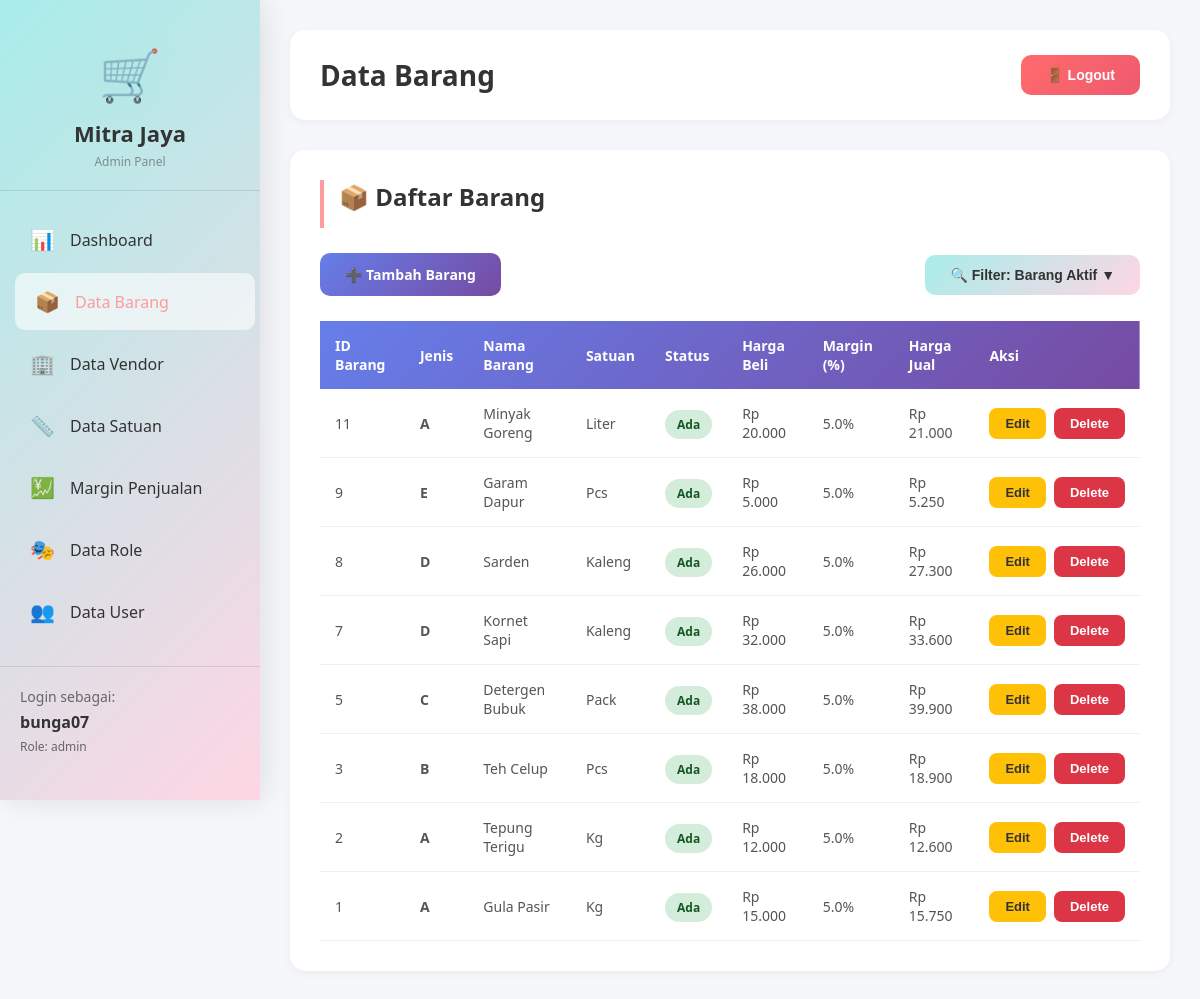
/barang/indexbarang.php (signed in), run on the app's committed database.
### tables this page shows
CREATE TABLE `barang` (
  `idbarang` int(11) NOT NULL AUTO_INCREMENT,
  `jenis` char(1) NOT NULL,
  `nama` varchar(45) NOT NULL,
  `idsatuan` int(11) DEFAULT NULL,
  `status` tinyint(4) DEFAULT 1,
  `harga` int(11) DEFAULT NULL,
  `margin_persen` double DEFAULT NULL,
  `harga_jual` int(11) DEFAULT NULL,
  PRIMARY KEY (`idbarang`),
  KEY `idsatuan` (`idsatuan`),
  CONSTRAINT `barang_ibfk_1` FOREIGN KEY (`idsatuan`) REFERENCES `satuan` (`idsatuan`)
);

CREATE TABLE `satuan` (
  `idsatuan` int(11) NOT NULL AUTO_INCREMENT,
  `nama_satuan` varchar(45) DEFAULT NULL,
  `status` tinyint(4) DEFAULT 1,
  PRIMARY KEY (`idsatuan`)
);

### barang/indexbarang.php (the view, shortened to what this page needs)
<?php
$is_super_admin = ($_SESSION['role_id'] == 2);
$host = 'localhost';
$dbname = 'db_mitrajayasupermarket';
$db_username = 'root';
$db_password = '';
$barangs = [];
try {
    $conn = new PDO("mysql:host=$host;dbname=$dbname", $db_username, $db_password);
    $conn->setAttribute(PDO::ATTR_ERRMODE, PDO::ERRMODE_EXCEPTION);
    $filter = isset($_GET['filter']) ? $_GET['filter'] : 'aktif';
    if ($filter == 'nonaktif') {
        $sql = "SELECT b.*, s.nama_satuan
                FROM barang b
                LEFT JOIN satuan s ON b.idsatuan = s.idsatuan
                WHERE b.status = 0
                ORDER BY b.idbarang DESC";
    } elseif ($filter == 'semua') {
        $sql = "SELECT b.*, s.nama_satuan
                FROM barang b
                LEFT JOIN satuan s ON b.idsatuan = s.idsatuan
                ORDER BY b.idbarang DESC";
    } else {
        $sql = "SELECT b.*, s.nama_satuan
                FROM barang b
                LEFT JOIN satuan s ON b.idsatuan = s.idsatuan
                WHERE b.status = 1
                ORDER BY b.idbarang DESC";
    }
    $stmt = $conn->query($sql);
    $barangs = $stmt->fetchAll(PDO::FETCH_ASSOC);
} catch(PDOException $e) {
    $error = "Error: " . $e->getMessage();
    echo "<script>console.log('Database Error: " . addslashes($e->getMessage()) . "');</script>";
}
?>
<!DOCTYPE html>
<html lang="id">
<head>
</head>
<body>
    <div class="sidebar">
        <div class="logo">
            <div class="logo-icon">🛒</div>
            <h2>Mitra Jaya</h2>
            <p><?php echo $is_super_admin ? 'Super Admin Panel' : 'Admin Panel'; ?></p>
        </div>
        <ul class="menu">
            <li>
                <a href="../dashboard/<?php echo $is_super_admin ? 'dashboardsuperadmin.php' : 'dashboardadmin.php'; ?>">
                    <span class="menu-icon">📊</span> Dashboard
                </a>
            </li>
            <li><a href="indexbarang.php" class="active"><span class="menu-icon">📦</span> Data Barang</a></li>
            <li><a href="../vendor/indexvendor.php"><span class="menu-icon">🏢</span> Data Vendor</a></li>
            <li><a href="../satuan/indexsatuan.php"><span class="menu-icon">📏</span> Data Satuan</a></li>
            <li><a href="../margin_penjualan/indexmargin.php"><span class="menu-icon">💹</span> Margin Penjualan</a></li>
            <li><a href="../role/indexrole.php"><span class="menu-icon">🎭</span> Data Role</a></li>
            <li><a href="../user/indexuser.php"><span class="menu-icon">👥</span> Data User</a></li>
        </ul>
        <div class="user-info">
            <p>Login sebagai:</p>
            <strong><?php echo $_SESSION['username']; ?></strong>
            <p style="margin-top: 5px; font-size: 12px;">Role: <?php echo $_SESSION['role_name']; ?></p>
        </div>
    </div>
    <div class="main-content">
        <div class="header">
            <h1>Data Barang</h1>
            <div class="header-actions">
                <button class="btn btn-logout" onclick="window.location.href='../login/logout.php'">
                    🚪 Logout
                </button>
            </div>
        </div>
        <div class="content-card">
            <h2 class="page-title">📦 Daftar Barang</h2>
            <div class="toolbar">
                <a href="createbarang.php" class="btn btn-primary">
                    ➕ Tambah Barang
                </a>
                <div class="filter-dropdown">
                    <button class="filter-btn" onclick="toggleFilter()">
                        🔍 Filter: <?php
                            if ($filter == 'nonaktif') echo 'Barang Nonaktif';
                            elseif ($filter == 'semua') echo 'Semua Barang';
                            else echo 'Barang Aktif';
                        ?> ▼
                    </button>
                </div>
            </div>
            <?php if (empty($barangs)): ?>
                <div class="empty-state">
                    <div class="empty-state-icon">📦</div>
                    <h3>Tidak ada data barang</h3>
                    <p>Filter: <?php echo ucfirst($filter); ?></p>
                    <p>Silakan tambahkan barang baru atau ubah filter</p>
                </div>
            <?php else: ?>
                <table>
                    <thead>
                        <tr>
                            <th>ID Barang</th>
                            <th>Jenis</th>
                            <th>Nama Barang</th>
                            <th>Satuan</th>
                            <th>Status</th>
                            <th>Harga Beli</th>
                            <th>Margin (%)</th>
                            <th>Harga Jual</th>
                            <th>Aksi</th>
                        </tr>
                    </thead>
                    <tbody>
                        <?php foreach ($barangs as $barang): ?>
                        <tr>
                            <td><?php echo $barang['idbarang']; ?></td>
                            <td><strong><?php echo htmlspecialchars($barang['jenis']); ?></strong></td>
                            <td><?php echo htmlspecialchars($barang['nama']); ?></td>
                            <td><?php echo htmlspecialchars($barang['nama_satuan'] ?? '-'); ?></td>
                            <td>
                                <span class="status-badge <?php echo ($barang['status'] ?? 1) == 1 ? 'status-aktif' : 'status-nonaktif'; ?>">
                                    <?php echo ($barang['status'] ?? 1) == 1 ? 'Ada' : 'Tidak Ada'; ?>
                                </span>
                            </td>
                            <td>Rp <?php echo number_format($barang['harga'], 0, ',', '.'); ?></td>
                            <td><?php echo number_format($barang['margin_persen'] ?? 0, 1); ?>%</td>
                            <td>Rp <?php echo number_format($barang['harga_jual'] ?? 0, 0, ',', '.'); ?></td>
                            <td>
                                <div class="action-buttons">
                                    <button class="btn-edit" onclick="window.location.href='updatebarang.php?id=<?php echo $barang['idbarang']; ?>'">
                                        Edit
                                    </button>
                                    <button class="btn-delete" onclick="confirmDelete(<?php echo $barang['idbarang']; ?>)">
                                        Delete
                                    </button>
                                </div>
                            </td>
                        </tr>
                        <?php endforeach; ?>
                    </tbody>
                </table>
            <?php endif; ?>
        </div>
    </div>
</body>
</html>

### barang/indexbarang.php (style rules this page uses)
* { margin: 0; padding: 0; box-sizing: border-box; }
body { font-family: 'Segoe UI', Tahoma, Geneva, Verdana, sans-serif; background: #f5f7fa; display: flex; }
.sidebar { width: 260px; background: linear-gradient(135deg, #a8edea 0%, #fed6e3 100%); min-height: 100vh; height: 100vh; color: #333; padding: 20px 0; position: fixed; left: 0; top: 0; box-shadow: 4px 0 30px rgba(0, 0, 0, 0.1); overflow-y: auto; display: flex; flex-direction: column; }
.logo { text-align: center; padding: 20px; border-bottom: 1px solid rgba(0,0,0,0.1); margin-bottom: 20px; }
.logo-icon { font-size: 50px; margin-bottom: 10px; filter: drop-shadow(0 5px 15px rgba(116, 235, 213, 0.3)); }
.logo h2 { font-size: 22px; margin-bottom: 5px; color: #333; }
.logo p { font-size: 12px; opacity: 0.7; color: #666; }
.menu { list-style: none; padding: 0 10px; }
.menu li { margin-bottom: 5px; }
.menu a { display: flex; align-items: center; padding: 15px 20px; color: #333; text-decoration: none; border-radius: 10px; transition: all 0.3s ease; font-weight: 500; }
.menu a:hover, .menu a.active { background: rgba(255,255,255,0.6); color: #ff9a9e; transform: translateX(5px); }
.menu-icon { margin-right: 15px; font-size: 20px; }
.user-info { padding: 20px; border-top: 1px solid rgba(0,0,0,0.1); margin-top: auto; }
.user-info p { font-size: 14px; margin-bottom: 5px; color: #666; }
.user-info strong { font-size: 16px; color: #333; }
.main-content { margin-left: 260px; flex: 1; padding: 30px; }
.header { background: white; padding: 25px 30px; border-radius: 15px; box-shadow: 0 2px 10px rgba(0,0,0,0.05); margin-bottom: 30px; display: flex; justify-content: space-between; align-items: center; }
.header h1 { color: #333; font-size: 28px; }
.header-actions { display: flex; gap: 15px; }
.btn { border: none; padding: 12px 25px; border-radius: 10px; cursor: pointer; font-size: 14px; font-weight: 600; transition: all 0.3s ease; text-decoration: none; display: inline-flex; align-items: center; gap: 8px; }
.btn-primary { background: linear-gradient(135deg, #667eea 0%, #764ba2 100%); color: white; }
.btn-logout { background: linear-gradient(135deg, #ff6b6b, #ee5a6f); color: white; }
.content-card { background: white; padding: 30px; border-radius: 15px; box-shadow: 0 2px 10px rgba(0,0,0,0.05); }
.page-title { font-size: 24px; color: #333; margin-bottom: 25px; padding-bottom: 15px; border-left: 4px solid #ff9a9e; padding-left: 15px; }
.toolbar { display: flex; justify-content: space-between; align-items: center; margin-bottom: 25px; gap: 15px; flex-wrap: wrap; }
.filter-dropdown { position: relative; }
.filter-btn { background: linear-gradient(135deg, #a8edea 0%, #fed6e3 100%); color: #333; border: none; padding: 12px 25px; border-radius: 10px; cursor: pointer; font-size: 14px; font-weight: 600; transition: all 0.3s ease; display: flex; align-items: center; gap: 10px; }
table { width: 100%; border-collapse: collapse; margin-top: 20px; }
thead { background: linear-gradient(135deg, #667eea 0%, #764ba2 100%); color: white; }
th { padding: 15px; text-align: left; font-weight: 600; font-size: 14px; }
td { padding: 15px; border-bottom: 1px solid #f0f0f0; font-size: 14px; color: #555; }
.status-badge { padding: 6px 12px; border-radius: 20px; font-size: 12px; font-weight: 600; }
.status-aktif { background: #d4edda; color: #155724; }
.action-buttons { display: flex; gap: 8px; }
.btn-edit { background: #ffc107; color: #333; border: none; padding: 8px 16px; border-radius: 8px; cursor: pointer; font-size: 13px; font-weight: 600; transition: all 0.3s ease; }
.btn-delete { background: #dc3545; color: white; border: none; padding: 8px 16px; border-radius: 8px; cursor: pointer; font-size: 13px; font-weight: 600; transition: all 0.3s ease; }

### data on the page
barang: idbarang "11", jenis "A", nama "Minyak Goreng", idsatuan.nama_satuan "Liter", status "Ada", harga "20.000", margin_persen "5.0", harga_jual "21.000"
barang: idbarang "9", jenis "E", nama "Garam Dapur", idsatuan.nama_satuan "Pcs", status "Ada", harga "5.000", margin_persen "5.0", harga_jual "5.250"
barang: idbarang "8", jenis "D", nama "Sarden", idsatuan.nama_satuan "Kaleng", status "Ada", harga "26.000", margin_persen "5.0", harga_jual "27.300"
barang: idbarang "7", jenis "D", nama "Kornet Sapi", idsatuan.nama_satuan "Kaleng", status "Ada", harga "32.000", margin_persen "5.0", harga_jual "33.600"
barang: idbarang "5", jenis "C", nama "Detergen Bubuk", idsatuan.nama_satuan "Pack", status "Ada", harga "38.000", margin_persen "5.0", harga_jual "39.900"
barang: idbarang "3", jenis "B", nama "Teh Celup", idsatuan.nama_satuan "Pcs", status "Ada", harga "18.000", margin_persen "5.0", harga_jual "18.900"
barang: idbarang "2", jenis "A", nama "Tepung Terigu", idsatuan.nama_satuan "Kg", status "Ada", harga "12.000", margin_persen "5.0", harga_jual "12.600"
barang: idbarang "1", jenis "A", nama "Gula Pasir", idsatuan.nama_satuan "Kg", status "Ada", harga "15.000", margin_persen "5.0", harga_jual "15.750"

### other printed values
$_SESSION['username'] "bunga07"
$_SESSION['role_name'] "admin"
